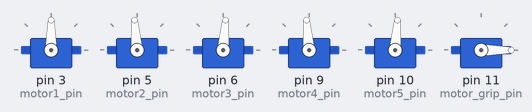
This sketch was run on a simulated Arduino Uno, built with avr-gcc and run on an emulated ATmega328P. Shown: 6 × servo. The ROS host is connected and sends only what is stated.

Above: at 0.1 s.
At 0.7 s:
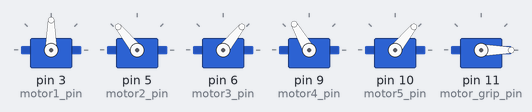
At 1.6 s:
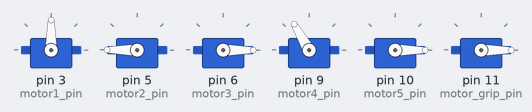
Timing chart, 0 to 3.1 s (numbered marks = the images above):
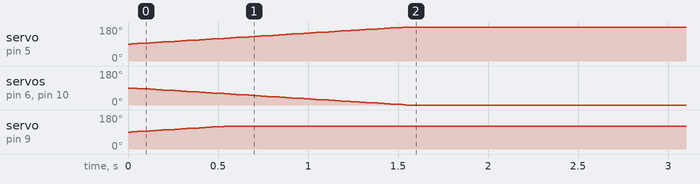

The sketch:

my_arm_arduino.ino
```cpp
#include <ros.h>
#include <Servo.h>
#include <std_msgs/UInt16MultiArray.h>
#include <std_msgs/UInt8.h>

// ROS Serial Arduino Library v0.7.9

// ros definitions
ros::NodeHandle nh;
std_msgs::UInt8 pos_msg;
std_msgs::UInt16MultiArray angle_command_msg;
std_msgs::UInt8 js0_msg;
std_msgs::UInt8 js1_msg;
std_msgs::UInt8 js2_msg;
std_msgs::UInt8 js3_msg;
std_msgs::UInt8 js4_msg;
std_msgs::UInt8 js5_grip_msg;
std_msgs::UInt8 gripper_command_msg;

void pos_callback(const std_msgs::UInt8 &pos_msg) {
  if (pos_msg.data == 1) {
    go_closing_pose();
  }
  if (pos_msg.data == 2) {
    go_up_home();
  }
}

void gripper_command_callback(const std_msgs::UInt8 &gripper_command_msg) {
  if (gripper_command_msg.data == 1) {
    open_gripper();
  }
  if (gripper_command_msg.data == 2) {
    close_gripper();
  }
}

void pos_command_callback(const std_msgs::UInt16MultiArray &angle_command_msg) {
  go_to_target(angle_command_msg.data[0], angle_command_msg.data[1], angle_command_msg.data[2], angle_command_msg.data[3], angle_command_msg.data[4]);
}

ros::Publisher js0_publisher("/joint_0_state", &js0_msg);
ros::Publisher js1_publisher("/joint_1_state", &js1_msg);
ros::Publisher js2_publisher("/joint_2_state", &js2_msg);
ros::Publisher js3_publisher("/joint_3_state", &js3_msg);
ros::Publisher js4_publisher("/joint_4_state", &js4_msg);
ros::Publisher js5_grip_publisher("/joint_5_grip_state", &js5_grip_msg);
ros::Subscriber<std_msgs::UInt8> pos_subscriber("/pos_topic", &pos_callback);
ros::Subscriber<std_msgs::UInt8> gripper_subscriber("/gripper_command_topic", &gripper_command_callback);
ros::Subscriber<std_msgs::UInt16MultiArray> pos_command_subscriber("/pos_command_topic", &pos_command_callback);

// motor pins
int motor1_pin = 3;       //D3
int motor2_pin = 5;       //D5
int motor3_pin = 6;       //D6
int motor4_pin = 9;       //D9
int motor5_pin = 10;      //D10
int motor_grip_pin = 11;  //D11

// servo motor definitions
Servo motor_joint_1;
Servo motor_joint_2;
Servo motor_joint_3;
Servo motor_joint_4;
Servo motor_joint_5;
Servo motor_gripper;

// limit of motors
int joint_min_limits[5] = { 0, 20, 30, 30, 0 };
int joint_max_limits[5] = { 180, 180, 180, 180, 90 };
int gripper_limits[2] = { 0, 50 };

void setup() {

  // ros init
  nh.initNode();
  nh.advertise(js0_publisher);
  nh.advertise(js1_publisher);
  nh.advertise(js2_publisher);
  nh.advertise(js3_publisher);
  nh.advertise(js4_publisher);
  nh.advertise(js5_grip_publisher);
  nh.subscribe(pos_subscriber);
  nh.subscribe(pos_command_subscriber);
  nh.subscribe(gripper_subscriber);
  angle_command_msg.data_length = 5;

  // servo init
  motor_joint_1.attach(motor1_pin);
  motor_joint_2.attach(motor2_pin);
  motor_joint_3.attach(motor3_pin);
  motor_joint_4.attach(motor4_pin);
  motor_joint_5.attach(motor5_pin);
  motor_gripper.attach(motor_grip_pin);

  // serial monitor
  //Serial.begin(9600);

  // go first positions
  //go_up_home();
  open_gripper();
  go_closing_pose();

}

void loop() {

  read_all_motors();
  publish_joint_states();
  nh.spinOnce();
  delay(20);

}

void open_gripper() {

  motor_gripper.write(0);

}

void close_gripper() {

  motor_gripper.write(50);

}

void read_all_motors() {
  js0_msg.data = motor_joint_1.read();
  js1_msg.data = motor_joint_2.read();
  js2_msg.data = motor_joint_3.read();
  js3_msg.data = motor_joint_4.read();
  js4_msg.data = motor_joint_5.read();
  js5_grip_msg.data = motor_gripper.read();
}

void publish_joint_states() {
  js0_publisher.publish( &js0_msg );
  js1_publisher.publish( &js1_msg );
  js2_publisher.publish( &js2_msg );
  js3_publisher.publish( &js3_msg );
  js4_publisher.publish( &js4_msg );
  js5_grip_publisher.publish( &js5_grip_msg );
}

void go_to_target(int j1, int j2, int j3, int j4, int j5) {

  int current_j1 = motor_joint_1.read();
  int current_j2 = motor_joint_2.read();
  int current_j3 = motor_joint_3.read();
  int current_j4 = motor_joint_4.read();
  int current_j5 = motor_joint_5.read();

  int directions[5];

  if (current_j1 == j1) { directions[0] = 0; }
  else if (j1 > current_j1) { directions[0] = 1; }
  else { directions[0] = -1; }

  if (current_j2 == j2) { directions[1] = 0; }
  else if (j2 > current_j2) { directions[1] = 1; }
  else { directions[1] = -1; }

  if (current_j3 == j3) { directions[2] = 0; }
  else if (j3 > current_j3) { directions[2] = 1; }
  else { directions[2] = -1; }

  if (current_j4 == j4) { directions[3] = 0; }
  else if (j4 > current_j4) { directions[3] = 1; }
  else { directions[3] = -1; }

  if (current_j5 == j5) { directions[4] = 0; }
  else if (j5 > current_j5) { directions[4] = 1; }
  else { directions[4] = -1; }

  int i = 0;
  while (true) {

    if (motor_joint_1.read() != j1) {
      motor_joint_1.write(current_j1 + i*directions[0]);
    }

    if (motor_joint_2.read() != j2) {
      motor_joint_2.write(current_j2 + i*directions[1]);
    }

    if (motor_joint_3.read() != j3) {
      motor_joint_3.write(current_j3 + i*directions[2]);
    }

    if (motor_joint_4.read() != j4) {
      motor_joint_4.write(current_j4 + i*directions[3]);
    }

    if (motor_joint_5.read() != j5) {
      motor_joint_5.write(current_j5 + i*directions[4]);
    }

    if ( (motor_joint_1.read()==j1) && (motor_joint_2.read()==j2) && (motor_joint_3.read()==j3) && (motor_joint_4.read()==j4) && (motor_joint_5.read()==j5) )
    {
      break;
    }

    read_all_motors();
    publish_joint_states();

    i = i + 1;
    delay(15);

  }

}

void go_closing_pose() {
  go_to_target(90, 180, 0, 120, 0);
}

void go_up_home() {
  go_to_target(90, 100, 140, 90, 90);
}
```

Measured:
- by itself, servo on pin 5 (motor2_pin): moves from 90° to 180° over 1.5 s
- by itself, servo on pin 6 (motor3_pin), servo on pin 10 (motor5_pin): moves from 90° to 0° over 1.5 s
